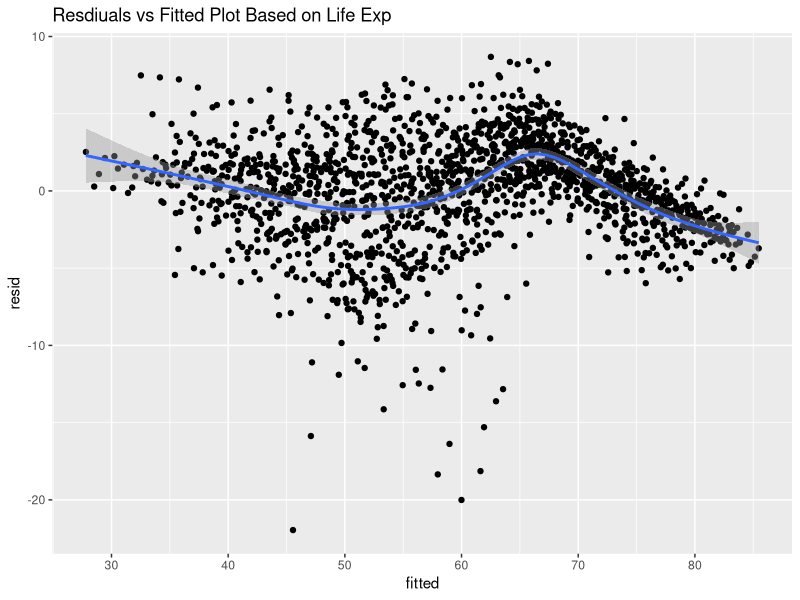

Recreate this plot in R.
library(ggplot2)
country <- read.csv("hw7.csv")

p <- qplot(fitted, resid, geom = c("point", "smooth"),data=country, main = "Resdiuals vs Fitted Plot Based on Life Exp")
ggsave("hw7.png", p)